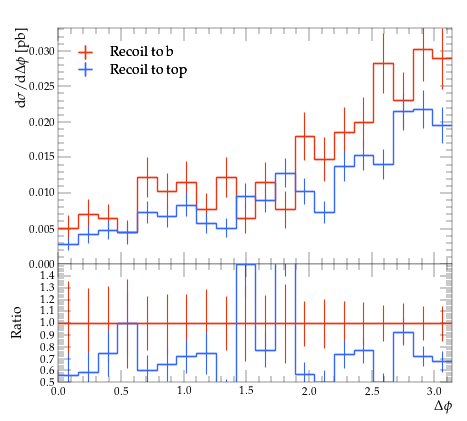

Source code (Python):
#! /usr/bin/env python

# This Python script was auto-generated using YODA v2.0.2.
# Analysis object: /MC_TTBAR/onelep_jetb_1_jetl_1_dphi
# Timestamp: 07-08-2026 (11:29:32)

import matplotlib as mpl
import matplotlib.pyplot as plt
mpl.use('Agg') # comment out for interactive use
import os
import numpy as np

plotDir = os.path.split(os.path.realpath(__file__))[0]
if 'YODA_USER_PLOT_PATH' in globals():
    plot_outdir = globals()['YODA_USER_PLOT_PATH']
else:
    plot_outdir = plotDir

#plot style
plt.style.use(os.path.join(plotDir, '../default.mplstyle'))
# plot metadata
figW, figH = plt.rcParams['figure.figsize']
ax_xLabel = r'$\Delta \phi$'
ax_yLabel = r'$\mathrm{d}\sigma/\mathrm{d}\Delta \phi$ [pb]'
ax_title  = r''
ax_xScale = 'linear'
ax_yScale = 'linear'
xLims = (0.0, 3.141593)
yLims = (0.0, 0.033239888)

# TeX-friendly labels for the legend
labels = {
    'legend' : ([ r"Recoil to b", r"Recoil to top" ], r""),
}

# Adjust canvas width and height
canvasW = 10.0
canvasH = 9.0
figW *= canvasW/10.
figH *= canvasH/9.

# Create figure and axis objects
fig, (ax, ratio0_ax) = plt.subplots(2, 1, sharex=True,
                  figsize=(figW,figH), gridspec_kw={'height_ratios': (6.0, 3.0)})

# Set figure margins
plt.subplots_adjust(
    left   = 1.0 * plt.rcParams['figure.subplot.left'],
    right  = 1.0 * plt.rcParams['figure.subplot.right'],
    top    = 1.0 * plt.rcParams['figure.subplot.top'],
    bottom = 1.0 * plt.rcParams['figure.subplot.bottom'])

ratio0_ax.yaxis.set_major_locator(mpl.ticker.MultipleLocator(0.1))
ratio0_ax.set_ylim(0.5, 1.4999)
ratio0_ax.set_ylabel('Ratio')

# the numerical data is stored in a separate file
dataf = dict()
prefix = os.path.split(__file__)[0]
if prefix:    prefix = prefix + '/'
exec(open(prefix+'onelep_jetb_1_jetl_1_dphi__data.py').read(), dataf)


legend_handles = dict() # keep track of handles for the legend

# style options for curves
# starts at zorder>=5 to draw curve on top of legend
styles = {
  'rec_b': {
    'color' : '#EE3311',
    'linestyle' : '-',
    'linewidth' : 1,
    'marker' : 'none',
    'markersize' : 2,
    'capsize' : 0.0,
    'zorder' : 5,
    'histstyle' : 1,
    'drawstyle' : 'steps-pre',
    'xerrorbars' : 1,
    'yerrorbars' : 1,
    'fillcolor' : None,
    'fillopacity' : 1.0,
    'ratio0_linestyle' : '-',
    'ratio0_linewidth' : 1,
    'ratio0_marker' : 'none',
    'ratio0_markersize' : 2,
    'ratio0_capsize' : 0.0,
    'ratio0_zorder' : 5,
    'ratio0_histstyle' : 1,
    'ratio0_drawstyle' : 'steps-pre',
    'ratio0_xerrorbars' : 1,
    'ratio0_yerrorbars' : 1,
  },
  'rec_t': {
    'color' : '#3366FF',
    'linestyle' : '-',
    'linewidth' : 1,
    'marker' : 'none',
    'markersize' : 2,
    'capsize' : 0.0,
    'zorder' : 6,
    'histstyle' : 1,
    'drawstyle' : 'steps-pre',
    'xerrorbars' : 1,
    'yerrorbars' : 1,
    'fillcolor' : None,
    'fillopacity' : 1.0,
    'ratio0_linestyle' : '-',
    'ratio0_linewidth' : 1,
    'ratio0_marker' : 'none',
    'ratio0_markersize' : 2,
    'ratio0_capsize' : 0.0,
    'ratio0_zorder' : 6,
    'ratio0_histstyle' : 1,
    'ratio0_drawstyle' : 'steps-pre',
    'ratio0_xerrorbars' : 1,
    'ratio0_yerrorbars' : 1,
  },
}

# curve from input yoda files in main panel
for label, yvals in dataf['yvals'].items():
    if all(np.isnan(v) for v in dataf['yvals'][label]):
        continue
    tmp = None
    if styles[label]['histstyle']: # draw as histogram
        xpos = dataf['xedges'][label] if styles[label]['drawstyle'] else dataf['xpoints'][label]
        ypos = np.insert(yvals, 0, yvals[0]) if styles[label]['drawstyle'] else yvals
        if styles[label]['fillcolor']: # fill area below curve
            ax.fill_between(xpos, ypos, step='pre',
                            color=styles[label]['fillcolor'],
                            alpha=styles[label]['fillopacity'])
        tmp, = ax.plot(xpos, ypos,
                       color=styles[label]['color'],
                       linestyle=styles[label]['linestyle'],
                       linewidth=styles[label]['linewidth'],
                       drawstyle=styles[label]['drawstyle'], solid_joinstyle='miter',
                       zorder=styles[label]['zorder'], label=label)
    tmp = ax.errorbar(dataf['xpoints'][label], yvals,
                      xerr=np.array(dataf['xerrs'][label])*styles[label]['xerrorbars'],
                      yerr=np.array(dataf['yerrs'][label])*styles[label]['yerrorbars'],
                      fmt=styles[label]['marker'], capsize=styles[label]['capsize'],
                      markersize=styles[label]['markersize'],
                      ecolor=styles[label]['color'],
                      color=styles[label]['color'], zorder=styles[label]['zorder'])
    tmp[-1][0].set_linestyle(styles[label]['linestyle'])
    tmp[-1][0].set_linewidth(styles[label]['linewidth'])
    if label in dataf['add_legend_handle']:  legend_handles[label] = tmp
    for varLabel in dataf['variation_yvals'].keys():
        if varLabel.startswith(label):
            tmp, = ax.plot(dataf['xedges'][label], dataf['variation_yvals'][varLabel],
                           color=styles[label]['color'],
                           linestyle=styles[label]['linestyle'],
                           linewidth=styles[label]['linewidth'],
                           drawstyle='steps-pre', solid_joinstyle='miter',
                           zorder=styles[label]['zorder'], alpha=0.5)


# plots on ratio panel
# curve from input yoda files in ratio panel
for label, yvals in dataf['ratio0_yvals'].items():
    if all(np.isnan(v) for v in yvals):
        continue
    if styles[label]['ratio0_histstyle']: # plot as histogram
        xpos = dataf['xedges']['rec_b'] if styles[label]['ratio0_drawstyle'] else dataf['xpoints']['rec_b']
        ypos = np.insert(yvals, 0, yvals[0]) if styles[label]['ratio0_drawstyle'] else yvals
        ratio0_ax.plot(xpos, ypos,
                       color=styles[label]['color'],
                       linewidth=styles[label]['linewidth'],
                       linestyle=styles[label]['ratio0_linestyle'],
                       drawstyle=styles[label]['ratio0_drawstyle'], zorder=styles[label]['zorder'],
                       solid_joinstyle='miter')
    tmp = ratio0_ax.errorbar(dataf['xpoints']['rec_b'], yvals,
                             xerr=np.array(dataf['ref_xerrs'])*styles[label]['ratio0_xerrorbars'],
                             yerr=np.array(dataf['ratio0_yerrs'][label])*styles[label]['ratio0_yerrorbars'],
                             fmt=styles[label]['ratio0_marker'], capsize=styles[label]['ratio0_capsize'],
                             markersize=styles[label]['ratio0_markersize'],
                             ecolor=styles[label]['color'],
                             color=styles[label]['color'])
    tmp[-1][0].set_linestyle(styles[label]['ratio0_linestyle'])
    tmp[-1][0].set_linewidth(styles[label]['ratio0_linewidth'])

    for varlabel in dataf['ratio0_variation_vals'].keys():
        if varlabel.startswith(label):
            ratio0_ax.plot(dataf['xedges']['rec_b'],
                            dataf['ratio0_variation_vals'][varlabel],
                            color=styles[label]['color'],
                            linestyle=styles[label]['linestyle'],
                            linewidth=styles[label]['linewidth'],
                            drawstyle='steps-pre', solid_joinstyle='miter',
                            zorder=1, alpha=0.5)

legend_items = list(legend_handles.values())
ax.add_artist(ax.legend(legend_items,
                        labels['legend'][0],
                        title=labels['legend'][1],
                        alignment='left',
                        loc='upper left',
                        bbox_to_anchor=(0.0, 0.97)))

# set plot metadata as defined above
ratio0_ax.set_xlabel(ax_xLabel)
ratio0_ax.xaxis.set_label_coords(1., -0.15)
ax.set_ylabel(ax_yLabel, ha='right', va='top')
ax.yaxis.set_label_coords(-0.11, 1.0)
ax.set_title(ax_title, loc='left')
ax.set_xscale(ax_xScale)
ax.set_yscale(ax_yScale)
ax.set_xlim(xLims)
ax.set_ylim(yLims)

# tick formatting
plt.rcParams['xtick.top'] = True
plt.rcParams['ytick.right'] = True
fig.align_ylabels((ax, ratio0_ax))
plt.savefig(os.path.join(plot_outdir, 'onelep_jetb_1_jetl_1_dphi.pdf'), format='PDF')
plt.savefig(os.path.join(plot_outdir, 'onelep_jetb_1_jetl_1_dphi.png'), format='PNG')

plt.close(fig)
